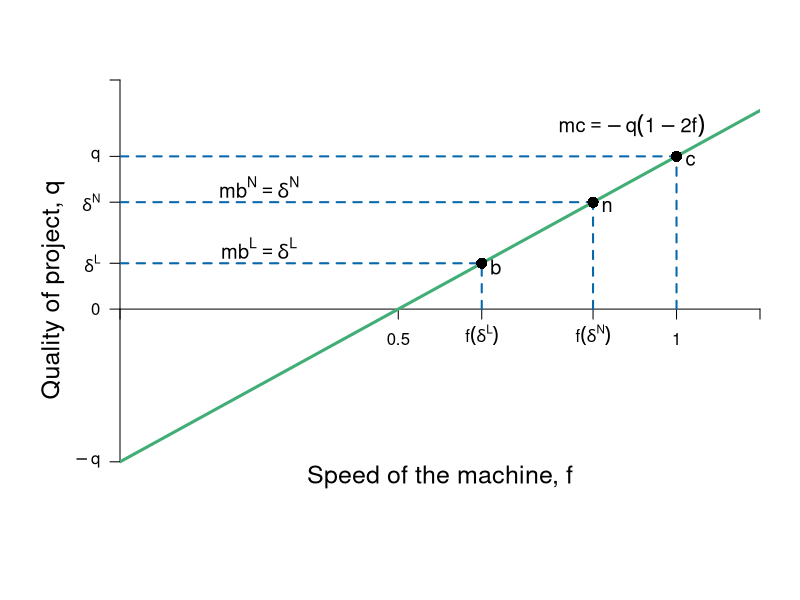

This figure's R source:
require(shape)
pdf(file = "credit/credit_mb_mc.pdf", width = 7, height = 7)

#Set parameters for graphics
axislabelsize <- 1.5
labelsize <- 1.2
graphlinewidth <- 3
segmentlinewidth <- 2

COL <- c("#7fc97f", "#beaed4", "#fdc086", "#ffff99", "#386cb0", "#f0027f", "#bf5b17", "#666666")
COLA <- c("#e0f3db", "#99d8c9","#66c2a4","#41ae76", "#238b45", "#005824")
COLB <- c("#c6dbef", "#4eb3d3", "#2b8cbe", "#0868ac","#084081")
COLC <- c("#fcfbfd", "#efedf5", "#dadaeb", "#bcbddc", "#9e9ac8", "#807dba", "#6a51a3", "#54278f", "#3f007d")

par(mar =  c(5, 6, 4, 2))

mc <- function(f, q = 2) {
  -q + 2*q*f
}


xlims <- c(0, 1.15)
ylims <- c(-2.5, 3)

npts <- 501 
x <- seq(xlims[1], xlims[2], length.out = npts)
y <- seq(ylims[1], ylims[2], length.out = npts) 
a <- c(46.08, 55, 64)
b <- c(46.08, 55, 64)

plot(0, 0, xlim = xlims, ylim = ylims, type = "n",
     xlab = expression(paste("")),
     ylab = expression(paste("")), 
     xaxt = "n", 
     yaxt = "n", 
     cex.lab = axislabelsize, 
     bty = "n",
     xaxs="i", 
     yaxs="i")

# ticksy <- seq(from = 0, to = ylims[2], by = 2)
# ylabels <- seq(from = 0, to = ylims[2], by = 2)
# ticksx <- seq(from = 0, to = xlims[2], by = 2)
# xlabels <- seq(from = 0, to = xlims[2], by = 2)
ticksy <- c(-2, 0, mc(f = 0.65), mc(f = 0.85), 2, ylims[2])
ylabels <- c(expression(paste(-q)), 0, expression(paste(delta^L)), expression(paste(delta^N)), expression(paste(q)), NA)
ticksx <- c(0, 0.5, 0.65, 0.85, 1, xlims[2])
xlabels <- c(NA, 0.5, expression(paste(f*(delta^{L}) )), expression(paste(f*(delta^{N}) )), 1.0, NA)

axis(1, at = ticksx, pos = 0, labels = xlabels)
axis(2, at = ticksy, pos = 0, labels = ylabels, las = 1)

npts <- 500 
xx1 <- seq(xlims[1], xlims[2], length.out = npts)

#Lines for mrs graph
lines(xx1, mc(xx1, q = 2), col = COLA[4], lwd = graphlinewidth)
#lines(xx1, mrpL(xx1, pmax = 15), col = COLA[4], lty = 2, lwd = segmentlinewidth)

#Label axes
#mtext(expression(paste("Speed of the machine, ", f)), side = 1, line = 2.5, cex = axislabelsize)
text(-0.12, 0.5*(ylims[2] + ylims[1]), expression(paste("Quality of project, ", q )), xpd = TRUE, cex = axislabelsize, srt = 90) 
text(0.5*(xlims[2]), -2.2, expression(paste("Speed of the machine, ", f)), xpd = TRUE, cex = axislabelsize) 

#Arrows(18, 4, 18, 6.5, col = "black", lty = 1, code = 2, lwd = 2, arr.type = "triangle", arr.lwd = 0.5)


text(0.92, 2.4, expression(paste(mc == -q*(1 - 2*f) )), cex = labelsize)
text(0.25, 1.6, expression(paste(mb^N == delta^N )), cex = labelsize)
text(0.25, 0.8, expression(paste(mb^L == delta^L )), cex = labelsize)
#text(19, 5, expression(paste(q[1] == frac(w[1],e))), cex = labelsize)
#text(16, 12.6, expression(paste("marginal cost")), cex = labelsize)
#text(16, 12, expression(paste("of labor")), cex = labelsize)
#Arrows(16, 11.6, 16, 4.4, col = "black", lty = 1, code = 2, lwd = 2, arr.type = "triangle", arr.lwd = 0.5)

Arrows(2, 9, 6.8, 9, col = "black", lty = 1, code = 2, lwd = 2, arr.type = "triangle", arr.lwd = 0.5)
text(3.5, 10, expression(paste("Increase in ", frac(dy, dl))), cex = labelsize)

text(9.3, 12, expression(paste(frac(dy, dl)==phantom())), cex = labelsize)
text(11, 12.3, expression(paste("marginal")), cex = labelsize)
text(11, 11.7, expression(paste("benefit")), cex = labelsize)
Arrows(11, 11.3, 11, 2.4, col = "black", lty = 1, code = 2, lwd = 2, arr.type = "triangle", arr.lwd = 0.5)

segments(0.65, 0, 0.65, mc(f = 0.65), lty = 2, col = COLB[4] , lwd = segmentlinewidth)
segments(0, mc(f = 0.65), 0.65, mc(f = 0.65), lty = 2, col = COLB[4] , lwd = segmentlinewidth)
segments(0.85, 0, 0.85, mc(f = 0.85), lty = 2, col = COLB[4] , lwd = segmentlinewidth)
segments(0, mc(f = 0.85), 0.85, mc(f = 0.85), lty = 2, col = COLB[4] , lwd = segmentlinewidth)
segments(1, 0, 1, mc(f = 1), lty = 2, col = COLB[4] , lwd = segmentlinewidth)
segments(0, mc(f = 1), 1, mc(f = 1), lty = 2, col = COLB[4] , lwd = segmentlinewidth)

points(1, mc(1), pch = 16, col = "black", cex = 1.5)
points(0.85, mc(0.85), pch = 16, col = "black", cex = 1.5)
points(0.65, mc(0.65), pch = 16, col = "black", cex = 1.5)

text(1 + 0.025, mc(1) - 0.05, expression(paste(c)), cex = labelsize)
text(0.85 + 0.025, mc(0.85)- 0.05, expression(paste(n)), cex = labelsize)
text(0.65 + 0.025, mc(0.65)- 0.05, expression(paste(b)), cex = labelsize)



# text(80, 12.5, expression(paste("Excess Supply at ", p^H)), cex = labelsize)
# 
# Arrows(62, 5.5, 82, 5.5, col = "black", lty = 1, code = 3, lwd = 2, arr.type = "triangle", arr.lwd = 0.5)
# text(72, 4.75, expression(paste("Excess")), cex = labelsize)
# text(72, 3.75, expression(paste("Demand")), cex = labelsize)
# text(72, 2.75, expression(paste("at ", p^L)), cex = labelsize)



#Label Demand
text(13, 1, expression(paste(mb[1])), cex = labelsize)
text(19.5, 1, expression(paste(mb[2])), cex = labelsize)

dev.off()
